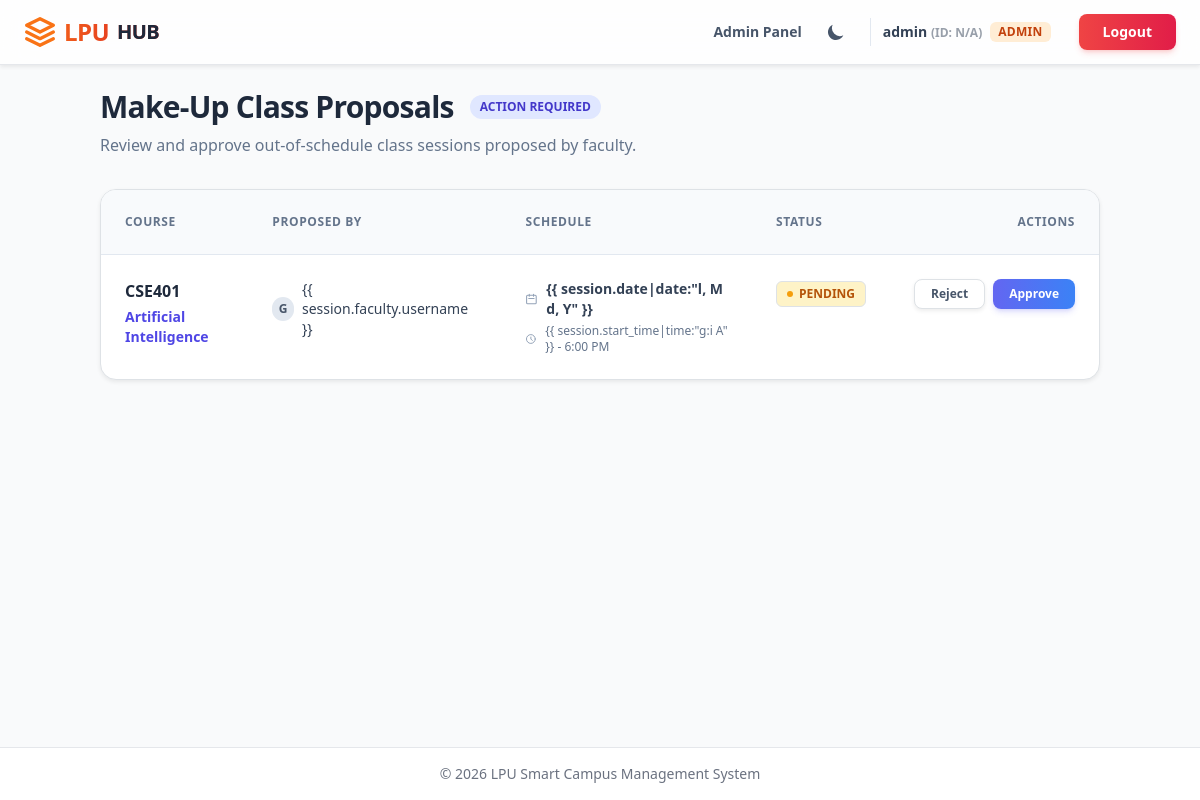
Screenshot of /remedial/approvals/ (signed in) with the database file from the repository.
### core/models.py (models this page shows, shortened)
class User(AbstractUser):
    class Role(models.TextChoices):
        STUDENT = "STUDENT", "Student"
        FACULTY = "FACULTY", "Faculty"
        ADMIN = "ADMIN", "Admin"
    role = models.CharField(max_length=50, choices=Role.choices, default=Role.STUDENT)
    uid = models.CharField(max_length=8, unique=True, null=True, blank=True)
    section = models.ForeignKey(Section, on_delete=models.SET_NULL, null=True, blank=True, related_name='members')
    is_approved = models.BooleanField(default=False)

### remedial_classes/models.py (models this page shows, shortened)
class RemedialSession(models.Model):
    course = models.ForeignKey(Course, on_delete=models.CASCADE)
    faculty = models.ForeignKey(settings.AUTH_USER_MODEL, on_delete=models.CASCADE, limit_choices_to={'role': 'FACULTY'})
    date = models.DateField()
    start_time = models.TimeField()
    end_time = models.TimeField()
    STATUS_CHOICES = [
        ('PENDING', 'Pending Admin Approval'),
        ('APPROVED', 'Approved'),
        ('REJECTED', 'Rejected')
    ]
    status = models.CharField(max_length=20, choices=STATUS_CHOICES, default='PENDING')
    unique_code = models.CharField(max_length=10, default=generate_unique_code, unique=True)
    is_active = models.BooleanField(default=True)
    created_at = models.DateTimeField(auto_now_add=True)

### attendance/models.py (models this page shows, shortened)
class Course(models.Model):
    name = models.CharField(max_length=100)
    code = models.CharField(max_length=20, unique=True)
    faculty = models.ForeignKey(settings.AUTH_USER_MODEL, on_delete=models.CASCADE, limit_choices_to={'role': 'FACULTY'})
    students = models.ManyToManyField(settings.AUTH_USER_MODEL, related_name='enrolled_courses', limit_choices_to={'role': 'STUDENT'})

### remedial_classes/views.py (the view, shortened to what this page needs)
# urls.py: path('approvals/', views.admin_remedial_approvals, name='admin_remedial_approvals'),
@login_required
def admin_remedial_approvals(request):
    if request.user.role != 'ADMIN':
        messages.error(request, "Access denied. Admins only.")
        return redirect('dashboard')
    proposals = RemedialSession.objects.filter(status='PENDING').order_by('date', 'start_time')
    return render(request, 'remedial_classes/admin_approvals.html', {'proposals': proposals})

### templates/remedial_classes/admin_approvals.html (shortened to what this page needs)
{% extends "base.html" %}
{% block content %}
<div class="row mb-8">
    <div class="col-12">
        <div class="flex items-center gap-3 mb-2">
            <h2 class="text-3xl font-black tracking-tight text-slate-800 dark:text-white">Make-Up Class Proposals</h2>
            <span
                class="bg-indigo-100 text-indigo-700 dark:bg-indigo-500/20 dark:text-indigo-400 text-xs font-bold px-2.5 py-1 rounded-full uppercase tracking-widerborder border-indigo-200 dark:border-indigo-500/30">
                Action Required
            </span>
        </div>
        <p class="text-slate-500 dark:text-slate-400">Review and approve out-of-schedule class sessions proposed by
            faculty.</p>
    </div>
</div>
<div class="row">
    <div class="col-12">
        <div
            class="bg-white dark:bg-slate-800 rounded-2xl shadow-sm border border-slate-200 dark:border-slate-700 overflow-hidden">
            <div class="overflow-x-auto">
                <table class="w-full text-left border-collapse">
                    <thead>
                        <tr class="bg-slate-50 dark:bg-slate-900/50 border-b border-slate-200 dark:border-slate-700">
                            <th
                                class="py-4 px-6 text-xs font-bold text-slate-500 dark:text-slate-400 uppercase tracking-wider">
                                Course</th>
                            <th
                                class="py-4 px-6 text-xs font-bold text-slate-500 dark:text-slate-400 uppercase tracking-wider">
                                Proposed By</th>
                            <th
                                class="py-4 px-6 text-xs font-bold text-slate-500 dark:text-slate-400 uppercase tracking-wider">
                                Schedule</th>
                            <th
                                class="py-4 px-6 text-xs font-bold text-slate-500 dark:text-slate-400 uppercase tracking-wider">
                                Status</th>
                            <th
                                class="py-4 px-6 text-xs font-bold text-slate-500 dark:text-slate-400 uppercase tracking-wider text-right">
                                Actions</th>
                        </tr>
                    </thead>
                    <tbody class="divide-y divide-slate-100 dark:divide-slate-700">
                        {% for session in proposals %}
                        <tr class="hover:bg-slate-50/50 dark:hover:bg-slate-700/20 transition-colors group">
                            <td class="py-4 px-6 align-top">
                                <div class="font-bold text-slate-800 dark:text-white mb-1">{{ session.course.code }}
                                </div>
                                <div class="text-sm font-semibold text-indigo-600 dark:text-indigo-400">
                                    {{ session.course.name }}
                                </div>
                            </td>
                            <td class="py-4 px-6 align-top">
                                <div class="flex items-center gap-2">
                                    <div
                                        class="w-6 h-6 rounded-full bg-slate-200 dark:bg-slate-600 flex items-center justify-center text-xs font-bold text-slate-600 dark:text-slate-200">
                                        {{ session.faculty.username|make_list|first|upper }}
                                    </div>
                                    <span class="text-sm font-medium text-slate-700 dark:text-slate-300">{{
                                        session.faculty.username }}</span>
                                </div>
                            </td>
                            <td class="py-4 px-6 align-top">
                                <div class="flex items-center gap-2 mb-1">
                                    <svg class="w-4 h-4 text-slate-400" fill="none" viewBox="0 0 24 24"
                                        stroke="currentColor">
                                        <path stroke-linecap="round" stroke-linejoin="round" stroke-width="2"
                                            d="M8 7V3m8 4V3m-9 8h10M5 21h14a2 2 0 002-2V7a2 2 0 00-2-2H5a2 2 0 00-2 2v12a2 2 0 002 2z" />
                                    </svg>
                                    <span class="text-sm font-semibold text-slate-700 dark:text-slate-300">{{
                                        session.date|date:"l, M d, Y" }}</span>
                                </div>
                                <div class="flex items-center gap-2">
                                    <svg class="w-4 h-4 text-slate-400" fill="none" viewBox="0 0 24 24"
                                        stroke="currentColor">
                                        <path stroke-linecap="round" stroke-linejoin="round" stroke-width="2"
                                            d="M12 8v4l3 3m6-3a9 9 0 11-18 0 9 9 0 0118 0z" />
                                    </svg>
                                    <span class="text-xs text-slate-500 dark:text-slate-400">{{
                                        session.start_time|time:"g:i A" }} - {{ session.end_time|time:"g:i A" }}</span>
                                </div>
                            </td>
                            <td class="py-4 px-6 align-top">
                                <span
                                    class="inline-flex items-center gap-1.5 px-2.5 py-1 rounded-md bg-amber-100 text-amber-700 dark:bg-amber-500/10 dark:text-amber-400 text-xs font-bold border border-amber-200 dark:border-amber-500/20">
                                    <span class="w-1.5 h-1.5 rounded-full bg-amber-500 animate-pulse"></span>
                                    PENDING
                                </span>
                            </td>
                            <td class="py-4 px-6 align-top text-right">
                                <form method="post" class="inline-flex gap-2 m-0">
                                    <button type="submit" name="action" value="reject"
                                        class="btn btn-sm px-3 py-1.5 text-xs font-bold text-slate-600 dark:text-slate-300 bg-white dark:bg-slate-800 border border-slate-300 dark:border-slate-600 hover:bg-rose-50 hover:text-rose-600 hover:border-rose-300 dark:hover:bg-rose-500/10 dark:hover:text-rose-400 dark:hover:border-rose-500/30 transition-all shadow-sm rounded-lg"
                                        title="Reject Proposal">
                                        Reject
                                    </button>
                                    <button type="submit" name="action" value="approve"
                                        class="btn btn-sm px-3 py-1.5 text-xs font-bold text-white bg-gradient-to-r from-indigo-500 to-blue-500 hover:from-indigo-600 hover:to-blue-600 border-none shadow-md shadow-indigo-500/20 transition-all rounded-lg"
                                        title="Approve Proposal">
                                        Approve
                                    </button>
                                </form>
                            </td>
                        </tr>
                        {% endfor %}
                    </tbody>
                </table>
            </div>
        </div>
    </div>
</div>
{% endblock %}

### templates/base.html (shortened to what this page needs)
<!DOCTYPE html>
<html lang="en" data-bs-theme="light" class="light">
<head>
    <link href="https://cdn.jsdelivr.net/npm/bootstrap@5.3.3/dist/css/bootstrap.min.css" rel="stylesheet">
    <script src="https://cdn.tailwindcss.com"></script>
</head>
<body class="bg-gray-50 text-gray-900 dark:bg-gray-900 dark:text-gray-100 flex flex-col min-h-screen">
    <nav
        class="sticky top-0 z-50 bg-white/80 dark:bg-slate-900/80 backdrop-blur-lg border-b border-gray-200 dark:border-slate-800 transition-all duration-300 shadow-sm">
        <div class="max-w-7xl mx-auto px-4 sm:px-6 lg:px-8">
            <div class="flex justify-between items-center h-16">
                <div class="flex-shrink-0 flex items-center">
                    <a href="{% url 'dashboard' %}"
                        class="text-2xl font-black bg-clip-text text-transparent bg-gradient-to-r from-orange-500 to-red-600 tracking-tight flex items-center gap-2 hover:opacity-80 transition-opacity">
                        <svg xmlns="http://www.w3.org/2000/svg" class="w-8 h-8 text-orange-500" viewBox="0 0 24 24"
                            fill="none" stroke="currentColor" stroke-width="2.5" stroke-linecap="round"
                            stroke-linejoin="round">
                            <path d="M12 2L2 7l10 5 10-5-10-5zM2 17l10 5 10-5M2 12l10 5 10-5" />
                        </svg>
                        LPU<span class="text-slate-800 dark:text-white font-bold text-xl">HUB</span>
                    </a>
                </div>
                <div class="flex items-center gap-3 sm:gap-5">
                    {% if user.is_authenticated and user.role == 'ADMIN' %}
                    <a href="{% url 'admin_panel' %}"
                        class="hidden sm:block text-sm font-semibold text-slate-600 dark:text-slate-300 hover:text-orange-500 dark:hover:text-orange-400 transition-colors">Admin
                        Panel</a>
                    {% endif %}
                    <button id="theme-toggle"
                        class="p-2 rounded-full hover:bg-slate-100 dark:hover:bg-slate-800 transition-colors duration-200 focus:outline-none focus:ring-2 focus:ring-orange-500 text-slate-600 dark:text-slate-300">
                        <svg id="theme-toggle-dark-icon" class="w-5 h-5 hidden" fill="currentColor" viewBox="0 0 20 20"
                            xmlns="http://www.w3.org/2000/svg">
                            <path d="M17.293 13.293A8 8 0 016.707 2.707a8.001 8.001 0 1010.586 10.586z"></path>
                        </svg>
                    </button>
                    {% if user.is_authenticated %}
                    <div
                        class="hidden md:flex items-center gap-2 pl-3 py-1 pr-1 border-l border-slate-200 dark:border-slate-700">
                        <span class="text-sm font-semibold text-slate-700 dark:text-slate-200">
                            {{ user.username }}
                            <span class="opacity-50 text-xs">
                                (ID:
                                {{ user.uid|default:"N/A" }})
                            </span>
                        </span>
                        <span
                            class="text-xs px-2 py-0.5 rounded-md bg-orange-100 dark:bg-orange-500/20 text-orange-700 dark:text-orange-300 font-bold tracking-wide">
                            {{ user.get_role_display|upper }}
                        </span>
                    </div>
                    <form method="post" action="{% url 'logout' %}" class="m-0">
                        <button type="submit"
                            class="ms-2 px-4 py-2 text-sm font-bold text-white bg-gradient-to-r from-red-500 to-rose-600 rounded-lg shadow-md shadow-red-500/20 hover:shadow-lg hover:shadow-red-500/40 transform hover:-translate-y-0.5 transition-all focus:ring-2 focus:ring-offset-2 focus:ring-red-500 dark:focus:ring-offset-slate-900 border-none">
                            Logout
                        </button>
                    </form>
                    {% endif %}
                </div>
            </div>
        </div>
    </nav>
    <main class="flex-grow container mt-4">
        {% block content %}
        {% endblock %}
    </main>
    <footer
        class="mt-auto py-3 bg-white dark:!bg-gray-800 border-t border-gray-200 dark:!border-gray-700 text-center text-sm text-gray-500 dark:text-gray-400">
        <p class="mb-0">© 2026 LPU Smart Campus Management System</p>
    </footer>
</body>
</html>

### templates/base.html (style rules this page uses)
body { transition: background-color 0.3s, color 0.3s; }

### rows the page displays
User: username "admin", uid "N/A", role "ADMIN"
RemedialSession: course.code "CSE401", course.name "Artificial Intelligence", faculty.username|make_list "G", end_time "6:00 PM"
